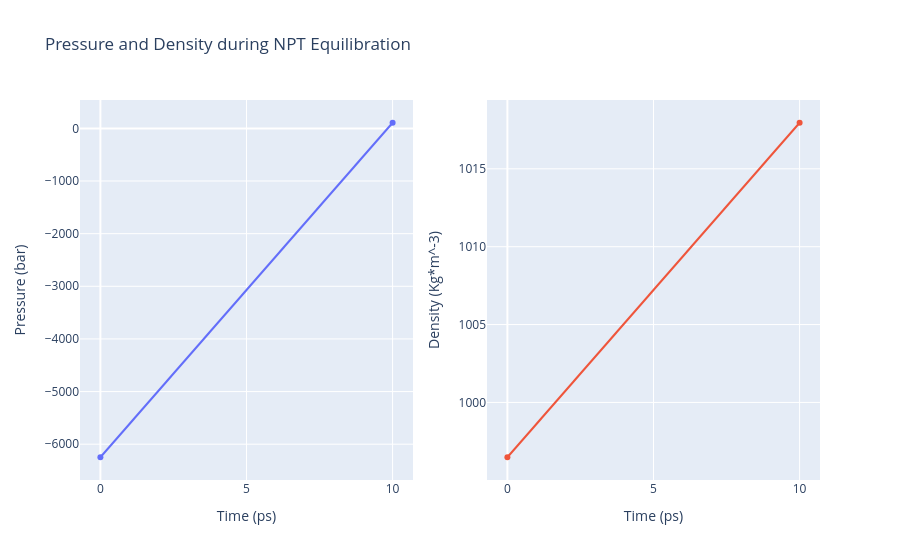

The notebook cell saved with this chart:
### Code cell
import plotly
from plotly import subplots
import plotly.graph_objs as go

# Read pressure and density data from file 
with open(output_npt_pd_xvg,'r') as pd_file:
    x,y,z = map(
        list,
        zip(*[
            (float(line.split()[0]),float(line.split()[1]),float(line.split()[2]))
            for line in pd_file 
            if not line.startswith(("#","@")) 
        ])
    )

plotly.offline.init_notebook_mode(connected=True)

trace1 = go.Scatter(
    x=x,y=y
)
trace2 = go.Scatter(
    x=x,y=z
)

fig = subplots.make_subplots(rows=1, cols=2, print_grid=False)

fig.append_trace(trace1, 1, 1)
fig.append_trace(trace2, 1, 2)

fig['layout']['xaxis1'].update(title='Time (ps)')
fig['layout']['xaxis2'].update(title='Time (ps)')
fig['layout']['yaxis1'].update(title='Pressure (bar)')
fig['layout']['yaxis2'].update(title='Density (Kg*m^-3)')

fig['layout'].update(title='Pressure and Density during NPT Equilibration')
fig['layout'].update(showlegend=False)

plotly.offline.iplot(fig)

### Figure 1 — Plotly figure (JSON) as saved in the notebook; plotly's stock layout.template omitted (floating-point values rounded to 4 significant figures)
{"data": [{"type": "scatter", "x": [0, 10], "xaxis": "x", "y": [-6248.0, 106.9], "yaxis": "y"}, {"type": "scatter", "x": [0, 10], "xaxis": "x2", "y": [996.5, 1018.0], "yaxis": "y2"}], "layout": {"showlegend": false, "title": {"text": "Pressure and Density during NPT Equilibration"}, "xaxis": {"anchor": "y", "domain": [0, 0.45], "title": {"text": "Time (ps)"}}, "xaxis2": {"anchor": "y2", "domain": [0.55, 1], "title": {"text": "Time (ps)"}}, "yaxis": {"anchor": "x", "domain": [0, 1], "title": {"text": "Pressure (bar)"}}, "yaxis2": {"anchor": "x2", "domain": [0, 1], "title": {"text": "Density (Kg*m^-3)"}}}}
